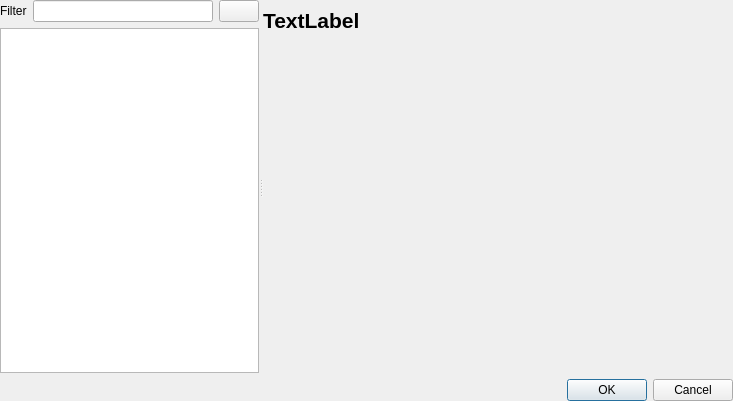
<?xml version="1.0" encoding="UTF-8"?>
<ui version="4.0">
 <class>PMXSettingsDialog</class>
 <widget class="QDialog" name="PMXSettingsDialog">
  <property name="geometry">
   <rect>
    <x>0</x>
    <y>0</y>
    <width>733</width>
    <height>401</height>
   </rect>
  </property>
  <property name="windowTitle">
   <string>Prymatex Settings</string>
  </property>
  <layout class="QVBoxLayout" name="verticalLayout_2">
   <property name="margin">
    <number>0</number>
   </property>
   <item>
    <widget class="QSplitter" name="splitter">
     <property name="orientation">
      <enum>Qt::Horizontal</enum>
     </property>
     <widget class="QWidget" name="layoutWidget">
      <layout class="QVBoxLayout" name="verticalLayout">
       <property name="spacing">
        <number>-1</number>
       </property>
       <item>
        <layout class="QHBoxLayout" name="horizontalLayout">
         <item>
          <widget class="QLabel" name="labelFilter">
           <property name="text">
            <string>Filter</string>
           </property>
          </widget>
         </item>
         <item>
          <widget class="QLineEdit" name="lineFilter"/>
         </item>
         <item>
          <widget class="QPushButton" name="pushClearFilter">
           <property name="text">
            <string/>
           </property>
           <property name="icon">
            <iconset resource="../../../res.qrc">
             <normaloff>:/actions/resources/actions/edit-delete.png</normaloff>:/actions/resources/actions/edit-delete.png</iconset>
           </property>
          </widget>
         </item>
        </layout>
       </item>
       <item>
        <widget class="PMXConfigTreeView" name="treeView">
         <property name="minimumSize">
          <size>
           <width>250</width>
           <height>0</height>
          </size>
         </property>
         <property name="lineWidth">
          <number>0</number>
         </property>
        </widget>
       </item>
      </layout>
     </widget>
     <widget class="QWidget" name="mainContainer" native="true">
      <property name="sizePolicy">
       <sizepolicy hsizetype="Preferred" vsizetype="Maximum">
        <horstretch>0</horstretch>
        <verstretch>0</verstretch>
       </sizepolicy>
      </property>
      <property name="minimumSize">
       <size>
        <width>470</width>
        <height>0</height>
       </size>
      </property>
      <layout class="QVBoxLayout" name="verticalLayout_3">
       <item>
        <widget class="QLabel" name="labelTitle">
         <property name="maximumSize">
          <size>
           <width>16777215</width>
           <height>40</height>
          </size>
         </property>
         <property name="font">
          <font>
           <pointsize>16</pointsize>
           <weight>75</weight>
           <bold>true</bold>
          </font>
         </property>
         <property name="text">
          <string>TextLabel</string>
         </property>
        </widget>
       </item>
       <item>
        <widget class="QWidget" name="container" native="true"/>
       </item>
      </layout>
     </widget>
    </widget>
   </item>
   <item>
    <widget class="QDialogButtonBox" name="buttonBox">
     <property name="orientation">
      <enum>Qt::Horizontal</enum>
     </property>
     <property name="standardButtons">
      <set>QDialogButtonBox::Cancel|QDialogButtonBox::Ok</set>
     </property>
    </widget>
   </item>
  </layout>
 </widget>
 <customwidgets>
  <customwidget>
   <class>PMXConfigTreeView</class>
   <extends>QTreeView</extends>
   <header>prymatex.gui.config.widgets</header>
  </customwidget>
 </customwidgets>
 <resources>
  <include location="../../../res.qrc"/>
 </resources>
 <connections>
  <connection>
   <sender>buttonBox</sender>
   <signal>accepted()</signal>
   <receiver>PMXSettingsDialog</receiver>
   <slot>accept()</slot>
   <hints>
    <hint type="sourcelabel">
     <x>248</x>
     <y>400</y>
    </hint>
    <hint type="destinationlabel">
     <x>157</x>
     <y>274</y>
    </hint>
   </hints>
  </connection>
  <connection>
   <sender>buttonBox</sender>
   <signal>rejected()</signal>
   <receiver>PMXSettingsDialog</receiver>
   <slot>reject()</slot>
   <hints>
    <hint type="sourcelabel">
     <x>316</x>
     <y>400</y>
    </hint>
    <hint type="destinationlabel">
     <x>286</x>
     <y>274</y>
    </hint>
   </hints>
  </connection>
 </connections>
</ui>
